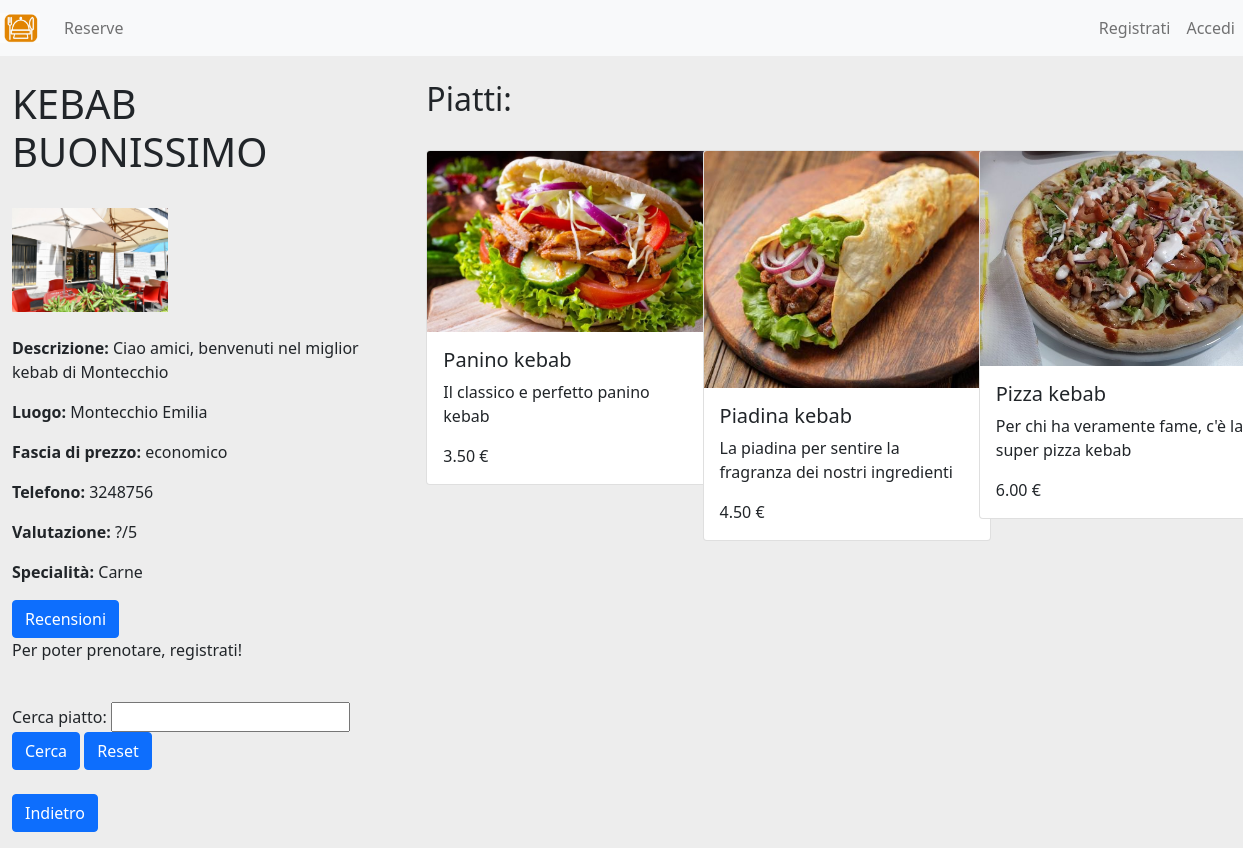
/prenota/30, run on an earlier commit of the app's database.
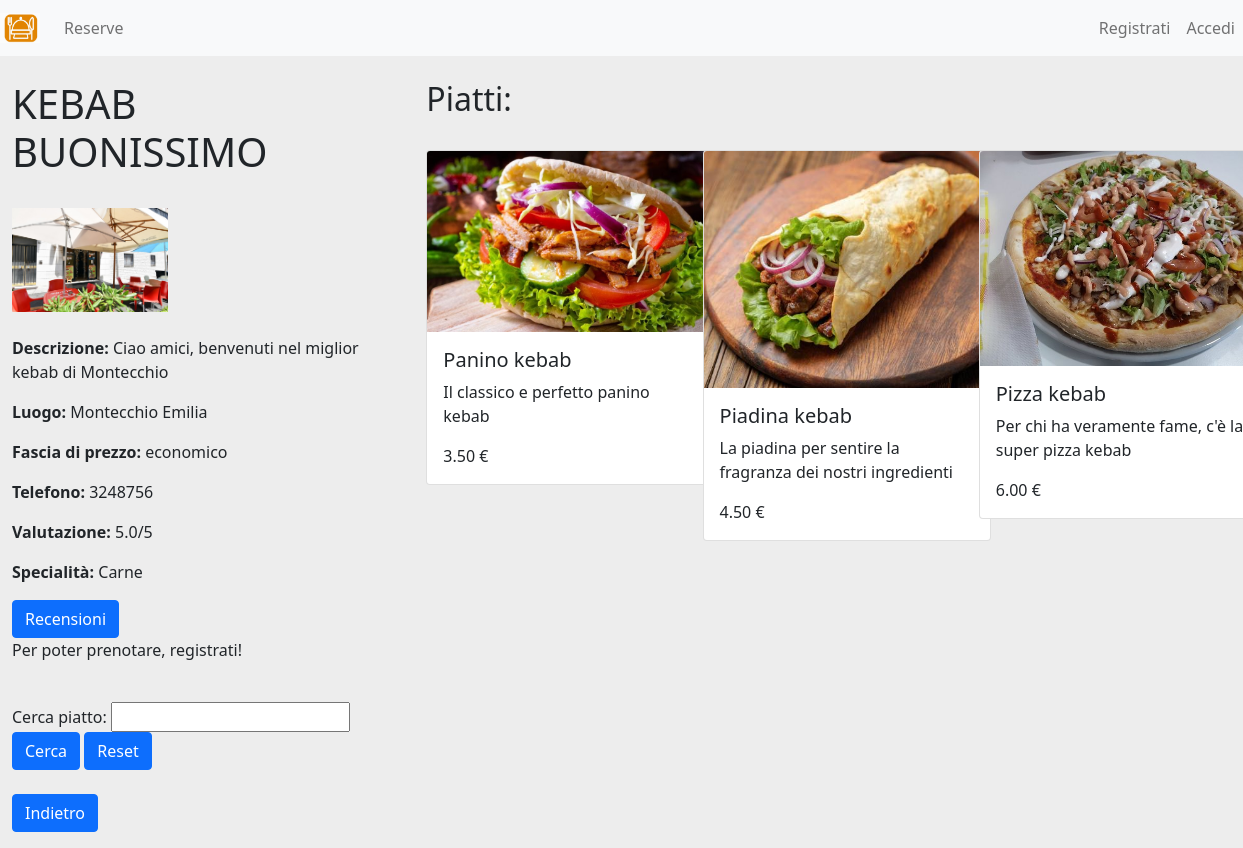
And on a later commit of the database.
### prenotazione/models.py (models this page shows, shortened)
class Ristorante(models.Model):
    immagine = models.ImageField(upload_to='ristoranti/', blank=True, null=True)
    nome = models.CharField(max_length=255)
    carne = models.BooleanField(default=False)
    pesce = models.BooleanField(default=False)
    pizza = models.BooleanField(default=False)
    vegan = models.BooleanField(default=False)
    sushi = models.BooleanField(default=False)
    fascia_prezzo = models.CharField(max_length=255, default="media")
    descrizione = models.TextField()
    telefono = models.BigIntegerField()
    luogo = models.CharField(max_length=255)
    posti_totali = models.PositiveIntegerField()
    proprietario = models.ForeignKey(User, on_delete=models.CASCADE, related_name="ristoranti")
    valutazione = models.FloatField(default=0.0)
    def valutazione_vera(self):
        if self.recensioni.count() == 0:
            return "?/5"
        return f"{self.valutazione:.1f}/5"

### prenotazione/views.py (the view)
# urls.py: path('prenota/<int:pk>', prenota_ristorante, name='prenota_ristorante'),
def prenota_ristorante(request, pk):
    ristorante = get_object_or_404(Ristorante, pk = pk)
    searchform = SearchPiattoForm()
    if request.method == 'GET':
        ricercapiatti = SearchPiattoForm(request.GET)
        if ricercapiatti.is_valid():
            titolopiatto = ricercapiatti.cleaned_data['cerca_piatto']
            piatti = Piatto.objects.filter(ristorante=ristorante.pk, titolo__icontains=titolopiatto).order_by('titolo')
    else:
        piatti = Piatto.objects.filter(ristorante=ristorante.pk).order_by('titolo')
    if has_group_client(request.user):
        return render(request, 'prenota_ristorante.html', {'ristorante' : ristorante, 'utente' : True, 'piatti' : piatti, 'search_form':searchform})
    elif has_group_special(request.user):
        return render(request, 'prenota_ristorante.html', {'ristorante' : ristorante, 'special' : True, 'piatti' : piatti, 'search_form':searchform})
    else:
        return render(request, 'prenota_ristorante.html', {'ristorante' : ristorante, 'piatti' : piatti, 'search_form':searchform})

### prenotazione/forms.py
class SearchPiattoForm(forms.Form):
    cerca_piatto = forms.CharField(max_length=100, required=False, widget=forms.TextInput())

### prenotazione/functions.py (called while the page is built)
def has_group_client(user):
    return user.groups.filter(name='clienti').exists()

def has_group_special(user):
    return user.groups.filter(name='Special').exists()

### prenotazione/templates/prenota_ristorante.html (shortened to what this page needs)
{% extends 'base.html' %}
{% block content %}
<div class="row">
    <div class="col-md-4 text-break">
        <h1>{{ ristorante.nome }}</h1>
        {% if ristorante.immagine %}
            <br>
            <img src="{{ ristorante.immagine.url }}" alt="immagine ristorante" width="40%">
            <br><br>
        {% endif %}
        <p><strong>Descrizione:</strong> {{ ristorante.descrizione }}</p>
        <p><strong>Luogo:</strong> {{ ristorante.luogo }}</p>
        <p><strong>Fascia di prezzo:</strong> {{ ristorante.fascia_prezzo }}</p>
        <p><strong>Telefono:</strong> {{ ristorante.telefono }}</p>
        <p><strong>Valutazione:</strong> {{ ristorante.valutazione_vera }}</p>
        <p><strong>Specialità:</strong>
            {% if ristorante.carne %}Carne{% endif %}
        </p>
        <a href="{% url 'recensioniristorante' ristorante.pk%}" class="btn btn-primary">Recensioni</a>
        {% if utente %}
        <a href="{% url 'prenota_ristorante_vero' ristorante.pk %}" class="btn btn-primary">Prenota</a>
        {% elif special %}
            <a href="{% url 'add_piatto' ristorante.pk%}" class="btn btn-primary">Aggiungi piatto</a>
        {% else %}
            <p> Per poter prenotare, registrati! </p>
        {% endif %}
        <form method="get">
            <br>
            {{ search_form }}
            <input type="submit" value="Cerca" class="btn btn-primary"> <a href="{% url 'prenota_ristorante' ristorante.pk%}" class="btn btn-primary">Reset</a>
        </form>
        <br>
        <p><a href="{% url 'home' %}" class="btn btn-primary">Indietro</a></p>
        </div>
    <div class="col-md-8">
        {% if piatti %}
            <h2>Piatti:</h2><br>
            <div class="row">
                {% for piatto in piatti %}
                    <div class="col-md-4 mb-5">
                        <div class="card" style="width: 18rem;">
                            {% if piatto.immagine %}
                                <img src="{{ piatto.immagine.url }}" class="card-img-top" alt="immagine piatto">
                            {% endif %}
                            <div class="card-body">
                                <h5 class="card-title">{{piatto.titolo}}</h5>
                                <p class="card-text">{{piatto.descrizione}}</p>
                                <p class="card-text">{{piatto.prezzo}} €</p>
                            </div>
                      </div>
                    </div>
                {% endfor %}
            </div>
        {% else %}
            <p>Nessun piatto trovato</p>
        {% endif %}
    </div>
</div>
{% endblock %}

What changed in the data, as far as the page shows it:
changed Ristorante "KEBAB BUONISSIMO": valutazione_vera "?/5" → "5.0/5"
